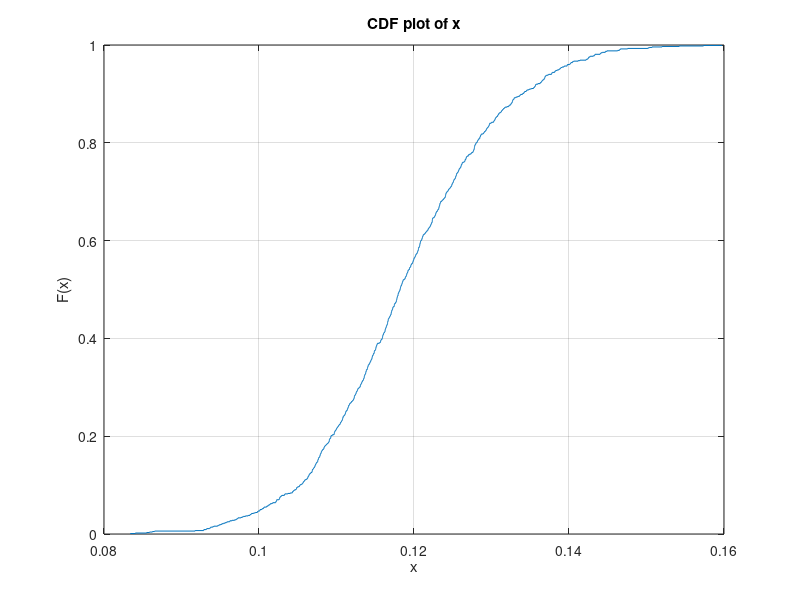

Source code (MATLAB): (Note: this script raises an error after producing the figure.)
clc; clear all; close all;

load('res_20250405_no_GSA_IEEE_30.mat')
LSE_PA_nspf = LSE_PA;
NLS_PA_nspf = NLS_PA;
% load('res_20250405_Single_GSA_IEEE_30.mat')
% load('res_20250405_Single_GSA_IEEE_30_with_0.4deg.mat')
load('res_20250405_Single_GSA_IEEE_30_with_0.5deg.mat')
% load('res_20250405_Single_GSA_IEEE_30_with_0.6deg.mat')
% load('res_20250405_Single_GSA_IEEE_30_with_0.7deg.mat')
% load('res_20250405_Single_GSA_IEEE_30_with_0.8deg.mat')
% load('res_20250405_Single_GSA_IEEE_30_with_0.9deg.mat')
% load('res_20250405_Single_GSA_IEEE_30_with_1deg.mat')
% load('res_20250405_Single_GSA_IEEE_30_with_1.5deg.mat')

% PA_threshold = 0.1249;
% PA_threshold = 0.133544832;
PA_threshold = 0.144324;
counter_set = 5;


sorted_vector = sort(LSE_PA_nspf);
PAnspf_SD1_at_70 =  sorted_vector(round(0.7 * length(sorted_vector)));
PAnspf_SD1_at_90 =  sorted_vector(round(0.9 * length(sorted_vector)));
PAnspf_SD1_at_99 =  sorted_vector(round(0.99 * length(sorted_vector)));

sorted_vector = sort(LSE_PA);
PA_SD1_at_06 =  sorted_vector(round(0.065 * length(sorted_vector)));
PA_SD1_at_70 =  sorted_vector(round(0.7 * length(sorted_vector)));
PA_SD1_at_90 =  sorted_vector(round(0.9 * length(sorted_vector)));
PA_SD1_at_99 =  sorted_vector(round(0.99 * length(sorted_vector)));


figure('Name','CDF plot of PA without GSA and With GSA')

linwid = 7;
h1 = cdfplot(LSE_PA_nspf)
h1.Color = 'b'; % Set line color to blue
h1.LineWidth = linwid;
h1.DisplayName = 'PA without GSA'
hold on

plot(PAnspf_SD1_at_70, 0.7,'bo', PAnspf_SD1_at_90, 0.9,'bo',PAnspf_SD1_at_99, 0.99,'bo','MarkerSize', 14,'MarkerFaceColor', 'b');
text(PAnspf_SD1_at_70, 0.67, sprintf('PA = %.3f^o', PAnspf_SD1_at_70), 'Color', 'b', 'FontSize', 30);
text(PAnspf_SD1_at_90, 0.87, sprintf('PA = %.3f^o', PAnspf_SD1_at_90), 'Color', 'b', 'FontSize', 30);
text(PAnspf_SD1_at_99, 0.96, sprintf('PA = %.3f^o', 0.1443), 'Color', 'b', 'FontSize', 30);

hold on 
h2 = cdfplot(LSE_PA)
h2.Color = 'r'; % Set line color to blue
h2.LineWidth = linwid;
h2.DisplayName = 'PA without GSA'
hold on

plot(PA_SD1_at_06, 0.065,'ro',PA_SD1_at_70, 0.7,'ro', PA_SD1_at_90, 0.9,'ro',PA_SD1_at_99, 0.99,'ro','MarkerSize', 14,'MarkerFaceColor', 'r');
text(PA_SD1_at_06, 0.047, sprintf('PA = %.3f^o', 0.1443), 'Color', 'r', 'FontSize', 30);
text(PA_SD1_at_70, 0.67, sprintf('PA = %.3f^o', PA_SD1_at_70), 'Color', 'r', 'FontSize', 30);
text(PA_SD1_at_90, 0.87, sprintf('PA = %.3f^o', PA_SD1_at_90), 'Color', 'r', 'FontSize', 30);
text(PA_SD1_at_99, 0.96, sprintf('PA = %.3f^o', PA_SD1_at_99), 'Color', 'r', 'FontSize', 30);

hold on
yline(0.065,'Color', [0.4940 0.1840 0.5560],'LineWidth',5)
yline(0.7,'Color', [0.4940 0.1840 0.5560],'LineWidth',5)
yline(0.9,'Color', [0.4940 0.1840 0.5560],'LineWidth',5)
yline(0.99,'Color', [0.4940 0.1840 0.5560],'LineWidth',5)

hold on
text(0.08, 0.1, sprintf('CI = %.1f%%', 6.5), 'Color', [0.4940 0.1840 0.5560], 'FontSize', 40);
text(0.08, 0.74, sprintf('CI = %.1f%%', 70), 'Color', [0.4940 0.1840 0.5560], 'FontSize', 40);
text(0.08, 0.88, sprintf('CI = %.1f%%', 90), 'Color', [0.4940 0.1840 0.5560], 'FontSize', 40);
text(0.08, 0.97, sprintf('CI = %.1f%%', 99), 'Color', [0.4940 0.1840 0.5560], 'FontSize', 40);

ylabel('CDF of PA','FontWeight', 'bold')
xlabel('Prncipal Angle (deg)','FontWeight', 'bold')
xticks([0.1 PAnspf_SD1_at_99 0.18 0.22])
xticklabels([0.1 0.1443 0.18 0.22])
yticks([0.2 0.5 0.7 1])

legend([h1 h2], {'PA with no GSA', 'PA with single GSA'}, 'Position', [0.75 0.3 0.1 0.1]);

set(gca, 'LineWidth', linwid)
set(gca, 'Box', 'on', 'LineWidth', 5)
set(gca, 'FontSize', 50, 'FontName', 'Times New Roman')

% grid off
title('')
ylim([0 1.05])
set(gcf, 'Units', 'inches');
set(gcf, 'Position', [1, 1, 20, 11]);
set(gcf, 'PaperUnits', 'inches');
set(gcf, 'PaperPositionMode', 'manual');  % Manual mode
set(gcf, 'PaperPosition', [-0.07, -0.22, 21.33, 9.22]);  % [left, bottom, width, height]
